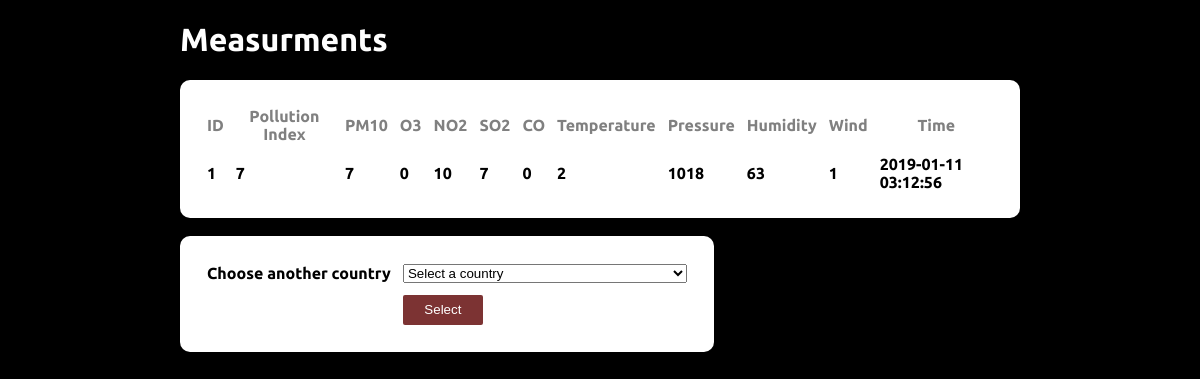
The page /linksMeasurments.php?StationID=9 on the database its author committed.
### tables this page shows
CREATE TABLE `measurments` (
  `MeasurID` int(11) NOT NULL,
  `PollutionIndex` int(11) NOT NULL,
  `PM10` int(11) NOT NULL,
  `O3` int(11) NOT NULL,
  `NO2` int(11) NOT NULL,
  `SO2` int(11) NOT NULL,
  `CO` int(11) NOT NULL,
  `Temp` int(11) NOT NULL,
  `Pressure` int(11) NOT NULL,
  `Humidity` int(11) NOT NULL,
  `Wind` int(11) NOT NULL,
  `TimeDate` datetime NOT NULL,
  `StationsFK` int(11) NOT NULL
);

### linksMeasurments.php (the view, shortened to what this page needs)
<?php
include ('database.php');
?>
<!DOCTYPE html>
<html>
<head>
    <link rel="stylesheet" href="styles.css">
</head>
<body>
<h1>Measurments</h1>
<?php
$selected = $_GET['StationID'];
$query = "SELECT * FROM measurments WHERE StationsFK='$selected'";
$result = mysqli_query($con, $query);
?>
<table>
    <tr>
        <th>ID</th>
        <th>Pollution Index</th>
        <th>PM10</th>
        <th>O3</th>
        <th>NO2</th>
        <th>SO2</th>
        <th>CO</th>
        <th>Temperature</th>
        <th>Pressure</th>
        <th>Humidity</th>
        <th>Wind</th>
        <th>Time</th>
    </tr>
    <?php while($row = mysqli_fetch_assoc($result)){ ?>
        <tr><td> <?php echo $row['MeasurID'] ?></td>
            <td> <?php echo $row['PollutionIndex'] ?></td>
            <td> <?php echo $row['PM10'] ?></td>
            <td> <?php echo $row['O3'] ?></td>
            <td> <?php echo $row['NO2'] ?></td>
            <td> <?php echo $row['SO2'] ?></td>
            <td> <?php echo $row['CO'] ?></td>
            <td> <?php echo $row['Temp'] ?></td>
            <td> <?php echo $row['Pressure'] ?></td>
            <td> <?php echo $row['Humidity'] ?></td>
            <td> <?php echo $row['Wind'] ?></td>
            <td> <?php echo $row['TimeDate'] ?></td>
        </tr>
    <?php } ?>
</table><br>
<form action="linksChangeCountry.php" method="get">
    <table>
        <tr><td>Choose another country</td>
            <td>
                <select name="CountryID" id="CountryID">
                    <option value=""> Select a country </option>
                </select>
            </td>
        </tr>
        <tr><td></td>
            <td>
                <button type="submit">Select</button>
            </td>
        </tr>
    </table>
</form>
</body>
</html>

### styles.css (style rules this page uses)
html { background-color: black; }
table { border: 2px; color: black; background-color: white; border-radius: 10px; padding: 20px; font-weight: bold; }
h1,h2,h3,h4,h5,h6 { color: white; }
th { color: gray; padding: 5px; font-weight: bold; }
td { padding: 5px; }
button { background-color: #7c3333; color: white; width: 80px; height: 30px; border: none; border-radius: 2px; }
body { width: 70%; margin: auto; background-color: black; font-family: "Ubuntu"; }

### rows shown on the page
measurments: MeasurID "1", PollutionIndex "7", PM10 "7", O3 "0", NO2 "10", SO2 "7", CO "0", Temp "2", Pressure "1018", Humidity "63", Wind "1", TimeDate "2019-01-11 03:12:56"
